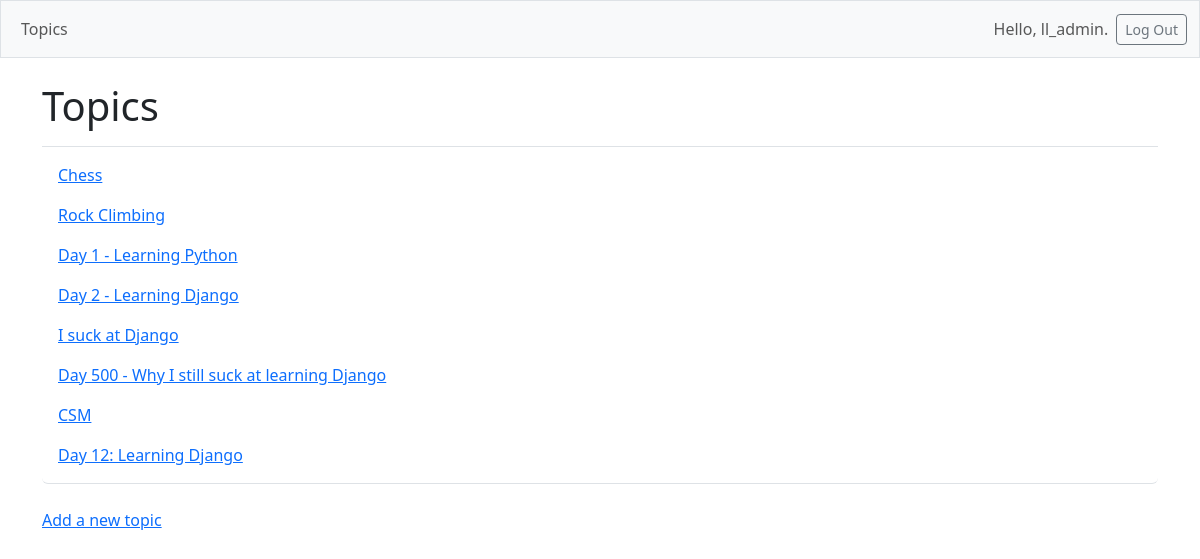
Before: /topics/ (signed in) with the older database file.
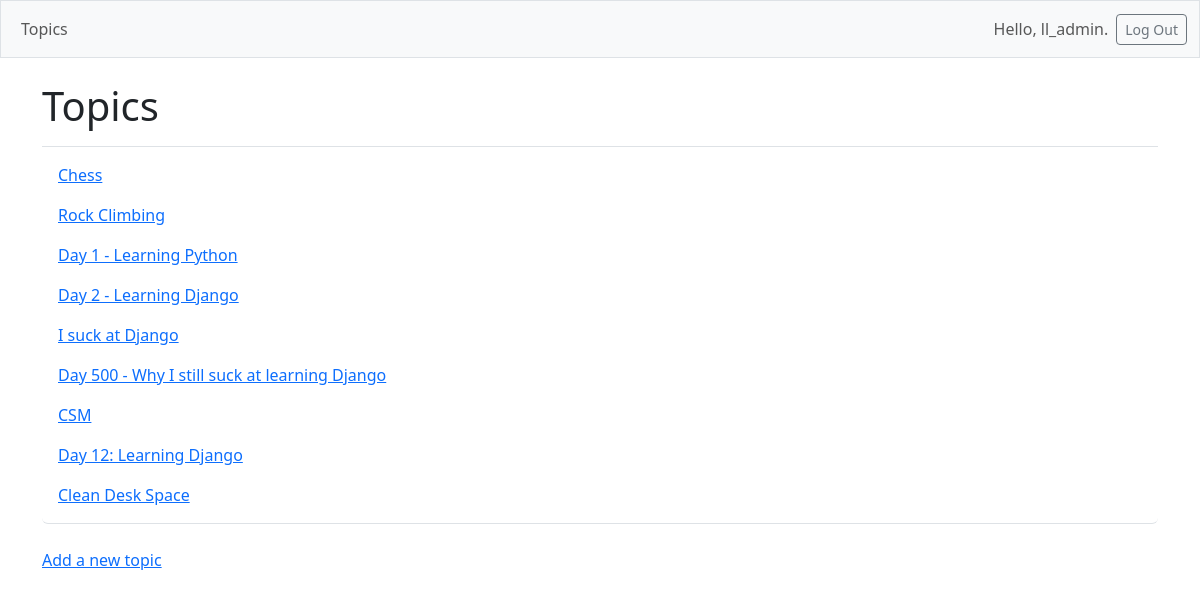
After: the same page with the newer database file.
### learning_logs/models.py (models this page shows, shortened)
class Topic(models.Model):
    text = models.CharField(max_length=200)
    date_added = models.DateTimeField(auto_now_add=True)
    owner = models.ForeignKey(User, on_delete=models.CASCADE)

### learning_logs/views.py (the view)
# urls.py: path('topics/', views.topics, name='topics'),
@login_required
def topics(request):
    topics = Topic.objects.filter(owner=request.user).order_by('date_added')
    context = {'topics': topics}
    return render(request, 'learning_logs/topics.html', context)

### learning_logs/templates/learning_logs/topics.html
{% extends 'learning_logs/base.html' %}
{% block page_header %}
  <h1>Topics</h1>
{% endblock page_header %}
{% block content %}
  <ul class="list-group border-bottom pb-2 mb-4">
    {% for topic in topics %}
      <li class="list-group-item border-0">
        <a href="{% url 'learning_logs:topic' topic.id %}">
          {{ topic.text }}</a>
      </li>
    {% empty %}
      <li class="list-group-item border-0">No topics have been added yet.</li>
    {% endfor %}
  </ul>
  <a href="{% url 'learning_logs:new_topic' %}">Add a new topic</a>
{% endblock content %}

Changed rows visible on the page:
added Topic: text "Clean Desk Space"
